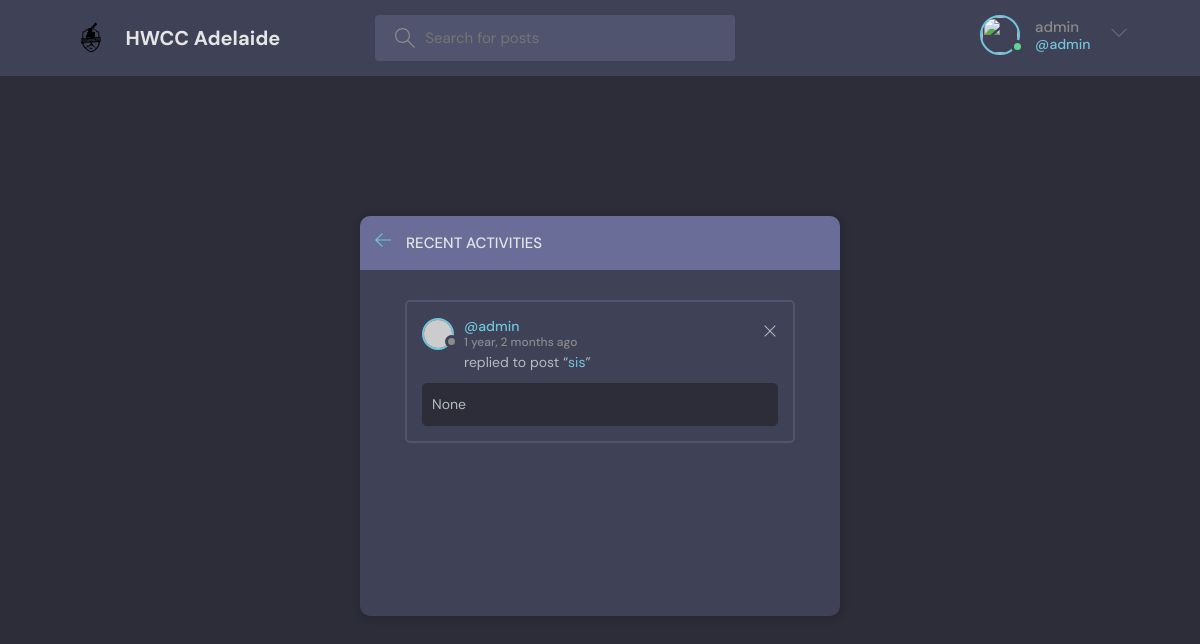
Screenshot of /activity/ (signed in) with the database file from the repository.
### Hacker/models.py (models this page shows)
class Message(models.Model):
    user = models.ForeignKey(User, on_delete=models.CASCADE)
    room = models.ForeignKey(Room, on_delete = models.CASCADE, null = True ) #Will delete all the data
    body = models.TextField(null = True )
    updated = models.DateTimeField(auto_now = True, null = True )
    created = models.DateTimeField(auto_now_add = True, null = True )
    class Meta:
       ordering = ['-updated', '-created']

class Room(models.Model):
    host = models.ForeignKey(User, on_delete = models.CASCADE, null = True)
    topic = models.ForeignKey(Topic, on_delete = models.SET_NULL, null = True)
    name = models.CharField(max_length = 200)
    description = models.TextField(null = True, blank = True)
    participants = models.ManyToManyField(User, related_name = 'participants', blank = True )
    updated = models.DateTimeField(auto_now = True)
    created = models.DateTimeField(auto_now_add = True)
    def __str__(self):
        return self.name
    class Meta:
       ordering = ['-updated', '-created']

### Hacker/views.py (the view)
# urls.py: path('activity/', views.activityPage, name = 'activity'),
def activityPage(request):
    room_messages = Message.objects.all()
    context = {'room_messages': room_messages}
    return render(request, 'activity.html', context )

### templates/activity.html
{% extends 'communicate_main.html' %}
{% block content %}
<main class="layout">
    <div class="container">
      <div class="layout__box">
        <div class="layout__boxHeader">
          <div class="layout__boxTitle">
            <a href="{% url 'communicate' %}">
              <svg version="1.1" xmlns="http://www.w3.org/2000/svg" width="32" height="32" viewBox="0 0 32 32">
                <title>arrow-left</title>
                <path
                  d="M13.723 2.286l-13.723 13.714 13.719 13.714 1.616-1.611-10.96-10.96h27.625v-2.286h-27.625l10.965-10.965-1.616-1.607z"
                ></path>
              </svg>
            </a>
            <h3>Recent Activities</h3>
          </div>
        </div>
        <div class="activities-page layout__body">
            {% for message in room_messages %}
  <div class="activities__box">
    <div class="activities__boxHeader roomListRoom__header">
      <a href="{% url 'customer-profile' message.user.id %}" class="roomListRoom__author">
        <div class="avatar avatar--small">
          <img src="https://randomuser.me/api/portraits/women/11.jpg" />
        </div>
        <p>
          @{{message.user}}
          <span>{{message.created|timesince}} ago</span>
        </p>
      </a>
      {% if request.user == message.user %}
      <div class="roomListRoom__actions">
        <a href=" {% url 'delete-message' message.id %} ">
          <svg version="1.1" xmlns="http://www.w3.org/2000/svg" width="32" height="32" viewBox="0 0 32 32">
            <title>remove</title>
            <path
              d="M27.314 6.019l-1.333-1.333-9.98 9.981-9.981-9.981-1.333 1.333 9.981 9.981-9.981 9.98 1.333 1.333 9.981-9.98 9.98 9.98 1.333-1.333-9.98-9.98 9.98-9.981z"
            ></path>
          </svg>
        </a>
      </div>
      {% endif %}
    </div>
    <div class="activities__boxContent">
      <p>replied to post “<a href="{% url 'room' message.room.id %}">{{message.room}}</a>”</p>
      <div class="activities__boxRoomContent">
        {{message.body}}
      </div>
    </div>
  </div>
  {% endfor %}
        </div>
      </div>
    </div>
  </main>
{% endblock content %}

### templates/communicate_navbar.html (shortened to what this page needs)
{% load static %}
  <header class="header header--loggedIn">
    <div class="container">
        <a href="{% url 'projects' %}" class="header__logo">
            <img src= "{% static 'img/hwcc.svg' %}" alt="HWCC LOGO " />
            <h1>HWCC Adelaide</h1>
        </a>
        <form class="header__search" method="GET" action="{% url 'communicate' %}">
            <label>
                <input name="q" placeholder="Search for posts" />
            </label>
        </form>
        <nav class="header__menu">
            {% if request.user.is_authenticated %}
            <div class="header__user">
                <a href="#1">
                    <div class="avatar avatar--medium active">
                        <img src="{{request.user.avatar.url}}" />
                    </div>
                    <p>{{request.user.username}} <span>@{{request.user.username}}</span></p>
                </a>
                <button class="dropdown-button">
                    <svg version="1.1" xmlns="http://www.w3.org/2000/svg" width="32" height="32" viewBox="0 0 32 32">
                        <title>chevron-down</title>
                        <path d="M16 21l-13-13h-3l16 16 16-16h-3l-13 13z"></path>
                    </svg>
                </button>
            </div>
            {% else %}
            <a href="{% url 'login' %}">
                <img src="" />
                <p>Login</p>
            </a>
            {% endif %}
        </nav>
    </div>
</header>

### rows the page displays
Message: user "admin", created "1 year, 2 months", room "sis", body "None"

### other values shown
{{ request.user.username }} "admin"
